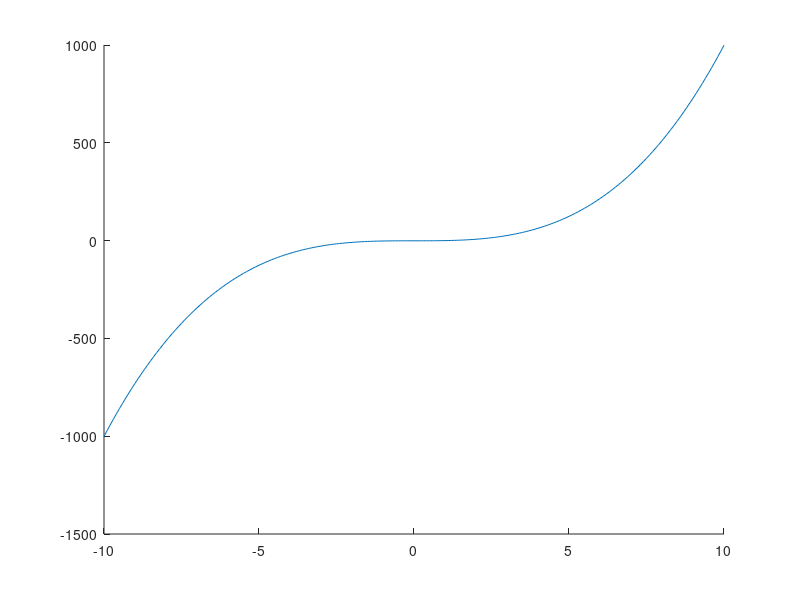

The MATLAB source for this figure: (Note: this script raises an error after producing the figure.)
x = -10:0.1:10;
##f = @(x) 1 + (1 + sin(x) - cos(x)).^ 2 - (sin(x.*2) - cos(x.*2) - 0.2).^2;
f = @(x) x.^3 - 1;
y = f(x);
hold on
plot(x,y);
vec_x = [];
vec_y = [];

##for curr_x = -5:0.3:5
##  x_solve = fzero(f, curr_x);
##  if((abs(f(x_solve)) < 0.00001) && (x_solve > -5) && (x_solve < 5))
##    vec_x = [vec_x x_solve]
##  endif
##endfor
##plot(vec_x, vec_y, 'r.', 'MarkerSize', 20)

##for curr_x = -5:0.5:5
##  x_solve = MyBinarySearch(curr_x, curr_x+0.5, f);
##  if((abs(f(x_solve)) < 0.00001) && (x_solve > -5) && (x_solve < 5))
##    vec_x = [vec_x x_solve]
##  endif
##endfor

for curr_x = -5:0.01:5;
  x_solve = MyNewtonMethod(f, curr_x, 0.000001);
  if((abs(f(x_solve)) < 0.000001) && (x_solve > -5) && (x_solve < 5))
    vec_x = [vec_x x_solve];
  endif
endfor

vec_x = uniquetol(vec_x, 0.000001);
vec_y = zeros(size(vec_x));
plot(vec_x, vec_y, 'r.', 'MarkerSize', 20);
